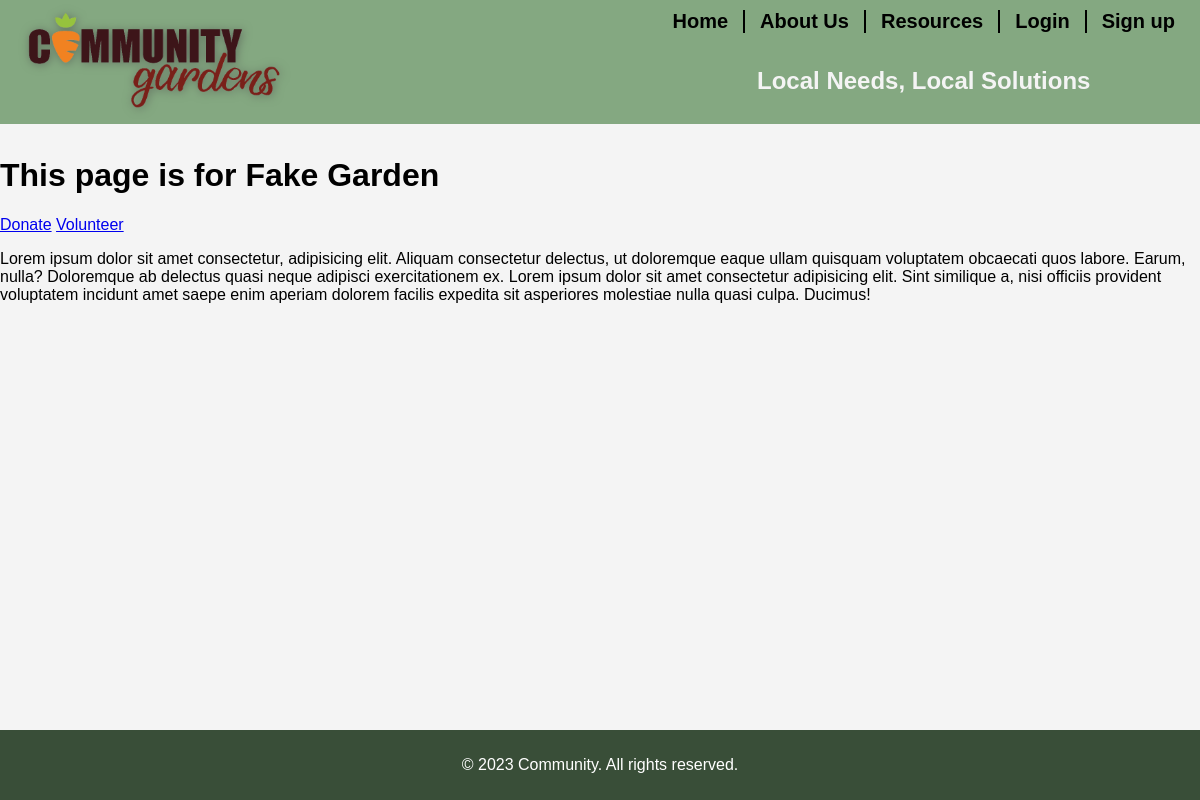
The page /garden-profile/Fake Garden on the database its author committed.
### community_garden/models.py (models this page shows)
class Garden(db.Model):
    id                 = db.Column( db.Integer (            ), primary_key=True                        )
    name               = db.Column( db.String  ( length=50  ), nullable=False                          )
    street_address     = db.Column( db.String  ( length=70  ), nullable=False,           unique=True   )
    city               = db.Column( db.String  ( length=35  ), nullable=False                          )
    state              = db.Column( db.String  ( length=2   )                                          )
    zip_code           = db.Column( db.String  ( length=5   )                                          )
    hours_of_operation = db.Column( db.String  ( length=70  ), nullable=False                          )
    wish_list          = db.Column( db.String  ( length=200 )                                          )
    description        = db.Column( db.String  ( length=500 ), unique=True                             )
    donation_link      = db.Column( db.String  ( length=500 ))
    admin_id           = db.Column( db.Integer (            ), db.ForeignKey('user.id'), nullable=False)  # Foreign key to User
    photo              = db.Column( db.String  ( length=100 ), nullable=False,           unique=True   )
    volunteers = db.Relationship('User', secondary=user_garden_volunteer, viewonly=True)
    def __repr__(self):
        return f'{self.name}'

### community_garden/routes.py (the view)
@app.route('/garden-profile/<garden>')
def garden_profile(garden):
    current_garden = Garden.query.filter_by(name=garden).first()
    return render_template('garden_profile.html', garden = current_garden)

### community_garden/templates/garden_profile.html (shortened to what this page needs)
{% extends 'base.html' %}
{% block style %}
    {{ super() }}
{% endblock %}
{% block content %}
    <h1>This page is for {{garden.name}}</h1>
    <a href="{{garden.donation_link}}" target="_blank">Donate</a>
    <a href="{{ url_for('volunteer_sign_up', garden=garden)}}">Volunteer</a>
    <p>{{garden.description}}</p>
{% endblock %}

### community_garden/static/css/base.css (style rules this page uses)
body { font-family: Arial, sans-serif; margin: 0; padding: 0; display: flex; flex-direction: column; align-items: center; background-color: #f4f4f4; min-height: 100vh; }

### rows shown on the page
Garden: name "Fake Garden", description "Lorem ipsum dolor sit amet consectetur, adipisicing elit. Aliquam consectetur delectus, ut doloremque eaque ullam quisquam voluptatem obcaecati quos labore. Earum, nulla? Doloremque ab delectus quasi neque adipisci exercitationem ex. Lorem ipsum dolor sit amet consectetur adipisicing elit. Sint similique a, nisi officiis provident voluptatem incidunt amet saepe enim aperiam dolorem facilis expedita sit asperiores molestiae nulla quasi culpa. Ducimus!"
